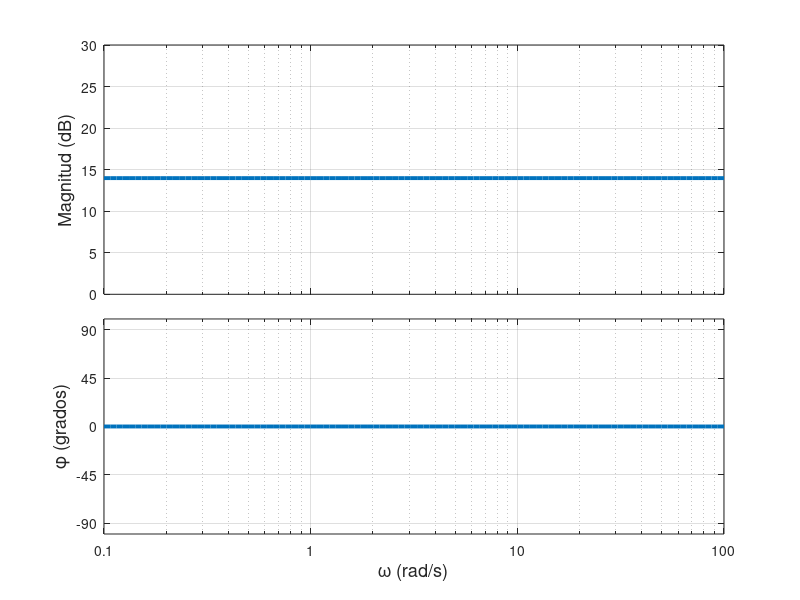
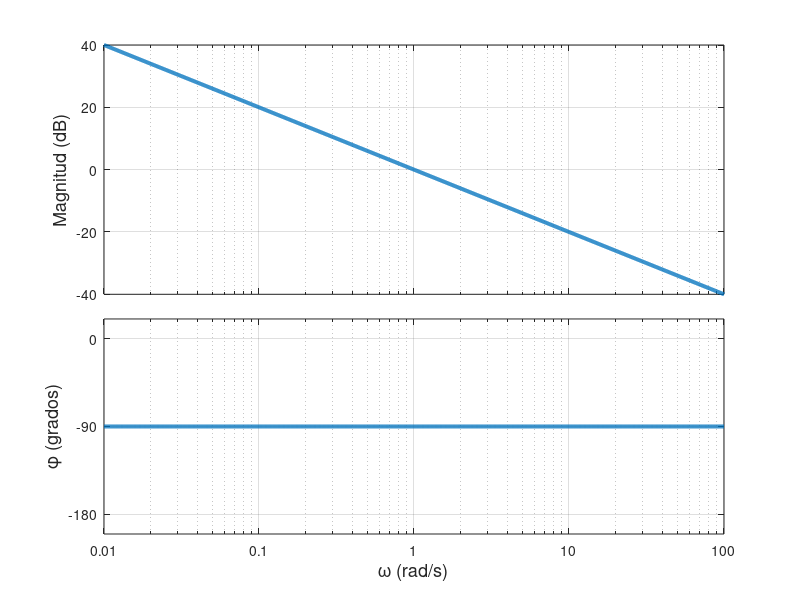
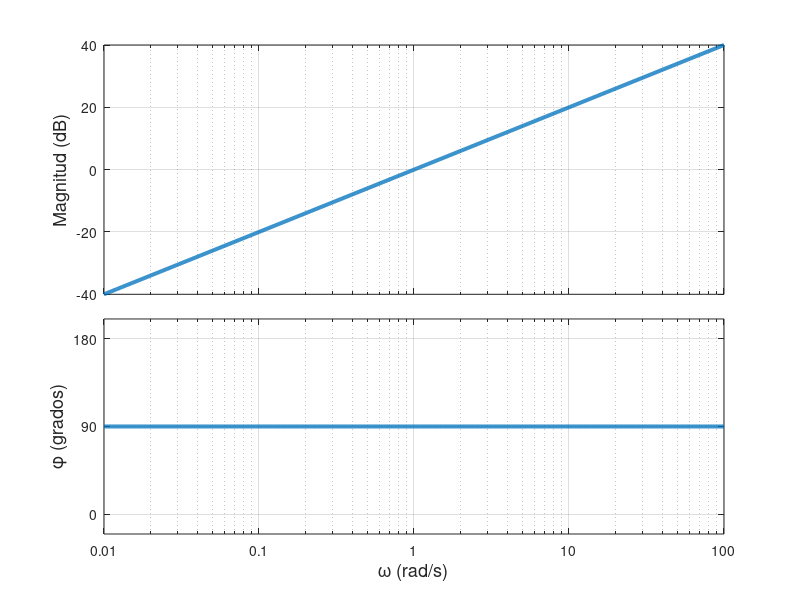
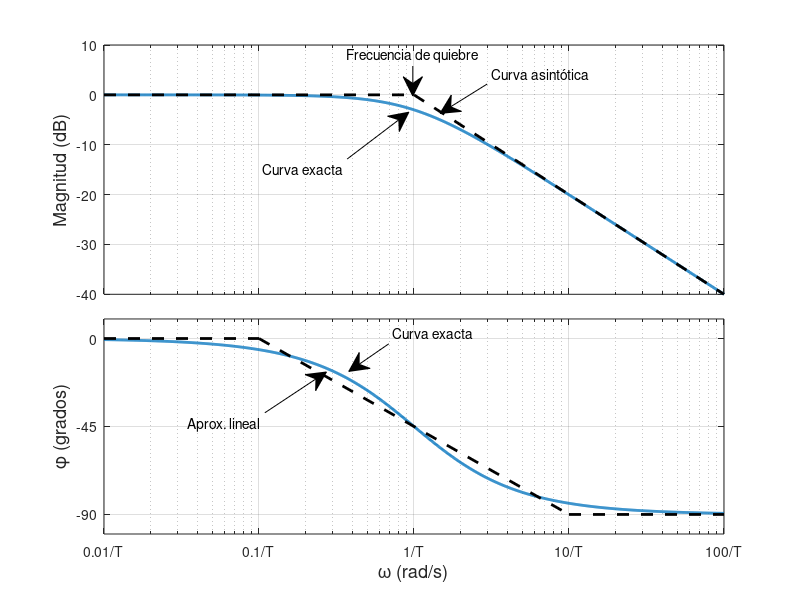

Recreate these plots in MATLAB, in order.
%% Basic factors in Bode plots
%% Gain K
close all
K = 5;
T = 1;
w = logspace(-1,2,100);
G1 = tf(K,1);
[magn,phase] = bode(G1,w);
figure(1), set(gcf, 'Position',  [200, 200, 600, 600])
subplot(15,1,1:8), semilogx(w,20*log10(squeeze(magn)),'LineWidth',2.8)
ylim([0 30]), ylabel('Magnitud (dB)','FontSize',13), grid on
set(gca,'Xticklabel',[])
subplot(15,1,9:15), semilogx(w,squeeze(phase),'LineWidth',2.8)
ylim([-100 100]), ylabel('\phi (grados)','FontSize',13), grid on
xlabel('\omega (rad/s)','FontSize',13)
xticks([1e-2 1e-1 1 1e1 1e2])
xticklabels({'0.01','0.1','1','10','100'})
yticks([-90 -45 0 45 90])
saveas(gcf,'../images/bodeGainK.svg')

%% Integral term 1/jw
close all
T = 1;
w = logspace(-1,2,100);
s = tf('s');
G1 = 1/s;
[magn,phase,w] = bode(G1,{1/(100*T),100*T});
figure(1), set(gcf, 'Position',  [200, 200, 600, 600])
subplot(15,1,1:8), semilogx(w,20*log10(squeeze(magn)),'LineWidth',2.8)
ylabel('Magnitud (dB)','FontSize',13), grid on
set(gca,'Xticklabel',[])
subplot(15,1,9:15), semilogx(w,squeeze(phase),'LineWidth',2.8)
ylim([-200 20]), ylabel('\phi (grados)','FontSize',13), grid on
xlabel('\omega (rad/s)','FontSize',13)
xticks([1e-2 1e-1 1 1e1 1e2])
xticklabels({'0.01','0.1','1','10','100'})
yticks([-180 -90 0])
saveas(gcf,'../images/bodeIntegral.svg')

%% Derivative term jw
close all
T = 1;
G1 = tf([1 0],1);
[magn,phase,w] = bode(G1,{1/(100*T),100*T});
figure(1), set(gcf, 'Position',  [200, 200, 600, 600])
subplot(15,1,1:8), semilogx(w,20*log10(squeeze(magn)),'LineWidth',2.8)
ylabel('Magnitud (dB)','FontSize',13), grid on
set(gca,'Xticklabel',[])
subplot(15,1,9:15), semilogx(w,squeeze(phase),'LineWidth',2.8)
ylim([-20 200]), ylabel('\phi (grados)','FontSize',13), grid on
xlabel('\omega (rad/s)','FontSize',13)
xticks([1e-2 1e-1 1 1e1 1e2])
xticklabels({'0.01','0.1','1','10','100'})
yticks([0 90 180])
saveas(gcf,'../images/bodeDerivative.svg')

%% First-order Integral term 1/(1 + jwT)
close all
s = tf('s');
T = 1;
figure(1), cla, set(gcf, 'Position',  [200, 200, 600, 600])
G1 = 1/(1 + s*T);
[magn,phase,w] = bode(G1,{1/(100*T),100*T});
magn = squeeze(magn);
phase = squeeze(phase);
subplot(15,1,1:8), semilogx(w,20*log10(magn),'LineWidth',2), hold on,
line([w(1) 1],[0 0],'LineWidth',2,'LineStyle','--','Color','k')
line([1 w(end)],[0 20*log10(magn(end))],'LineWidth',2,'LineStyle','--','Color','k')
annotation('textarrow',[0.516 0.516],[0.890 0.84],'String',{'Frecuencia de quiebre'});
annotation('textarrow',[0.331 0.408],[0.312 0.38],'String',{'Aprox. lineal'});
annotation('textarrow',[0.486 0.436],[0.427 0.381],'String',{'Curva exacta'});
ylim([-40 10]), ylabel('Magnitud (dB)','FontSize',13), grid on
set(gca,'Xticklabel',[])
subplot(15,1,9:15), semilogx(w,phase,'LineWidth',2), hold on
line([w(1) 0.1],[0 0],'LineWidth',2,'LineStyle','--','Color','k')
line([0.1 10],[0 -90],'LineWidth',2,'LineStyle','--','Color','k')
line([10 w(end)],[-90 -90],'LineWidth',2,'LineStyle','--','Color','k')
annotation('textarrow',[0.434 0.511],[0.735 0.813],'String',{'Curva exacta'});
annotation('textarrow',[0.609 0.550],[0.860 0.811],'String',{'Curva asintótica'});
ylim([-100 10]), ylabel('\phi (grados)','FontSize',13), grid on
xlabel('\omega (rad/s)','FontSize',13)
xticks([1e-2 1e-1 1 1e1 1e2])
xticklabels({'0.01/T','0.1/T','1/T','10/T','100/T'})
yticks([-90 -45 0])
saveas(gcf,'../images/bodeFirstOrderIntegral.svg')

%% First-order Derivative term 1/(1 + jwT)
close all
s = tf('s');
T = 1;
figure(1), cla, set(gcf, 'Position',  [200, 200, 600, 600])
G1 = (1 + s*T);
[magn,phase,w] = bode(G1,{1/(100*T),100*T});
magn = squeeze(magn);
phase = squeeze(phase);
subplot(15,1,1:8), semilogx(w,20*log10(magn),'LineWidth',2), hold on,
line([w(1) 1],[0 0],'LineWidth',2,'LineStyle','--','Color','k')
line([1 w(end)],[0 20*log10(magn(end))],'LineWidth',2,'LineStyle','--','Color','k')
annotation('textarrow',[0.518 0.518],[0.537 0.581],'String',{'Frecuencia de quiebre'});
annotation('textarrow',[0.347 0.426],[0.312 0.228],'String',{'Aprox. lineal'});
annotation('textarrow',[0.449 0.524],[0.705 0.615],'String',{'Curva exacta'});
ylim([-10 40]), ylabel('Magnitud (dB)','FontSize',13), grid on
set(gca,'Xticklabel',[])
subplot(15,1,9:15), semilogx(w,phase,'LineWidth',2), hold on
line([w(1) 0.1],[0 0],'LineWidth',2,'LineStyle','--','Color','k')
line([0.1 10],[0 90],'LineWidth',2,'LineStyle','--','Color','k')
line([10 w(end)],[90 90],'LineWidth',2,'LineStyle','--','Color','k')
annotation('textarrow',[0.542 0.465],[0.169 0.24],'String',{'Curva exacta'});
annotation('textarrow',[0.609 0.555],[0.569 0.618],'String',{'Curva asintótica'});
ylim([-10 100]), ylabel('\phi (grados)','FontSize',13), grid on
xlabel('\omega (rad/s)','FontSize',13)
xticks([1e-2 1e-1 1 1e1 1e2])
yticks([0 45 90])
xticklabels({'0.01/T','0.1/T','1/T','10/T','100/T'})
saveas(gcf,'../images/bodeFirstOrderDerivative.svg')

%% Second-order Integral term 1/(1 + (2 zeta jw)/wn + (jw/wn)^2)
close all
s = tf('s');
wn = 1;
zeta_vec = [0.1 0.2 0.3 0.5 0.7 1.0];
figure(1), cla, set(gcf, 'Position',  [200, 200, 600, 600])
for k = 1:length(zeta_vec)
    zeta = zeta_vec(k);
    G1 = 1/(1 + 2*zeta*s/wn + (s/wn)^2);
    [magn,phase,w] = bode(G1,{1/(100*T),100*T});
    magn = squeeze(magn);
    phase = squeeze(phase);
    subplot(15,1,1:8), semilogx(w,20*log10(magn),'LineWidth',2), hold on,
end
legend('\zeta = 0.1','\zeta = 0.2','\zeta = 0.3','\zeta = 0.5','\zeta = 0.7','\zeta = 1.0')
ylabel('Magnitud (dB)','FontSize',13), grid on, ylim([-80 20])
set(gca,'Xticklabel',[])
for k = 1:length(zeta_vec)
    zeta = zeta_vec(k);
    G1 = 1/(1 + 2*zeta*s/wn + (s/wn)^2);
    [magn,phase,w] = bode(G1,{1/(100*T),100*T});
    magn = squeeze(magn);
    phase = squeeze(phase);
    subplot(15,1,9:15), semilogx(w,phase,'LineWidth',2), hold on
end
legend('\zeta = 0.1','\zeta = 0.2','\zeta = 0.3','\zeta = 0.5','\zeta = 0.7','\zeta = 1.0')
ylim([-200 20]), ylabel('\phi (grados)','FontSize',13), grid on
xlabel('\omega/\omega_n','FontSize',13)
yticks([-180 -90 0])
saveas(gcf,'../images/bodeSecondOrderIntegral.svg')

%% Second-order Derivative term (1 + (2 zeta jw)/wn + (jw/wn)^2)
close all
s = tf('s');
T = 1;
wn = 1;
zeta_vec = [0.1 0.2 0.3 0.5 0.7 1.0];
figure(1), cla, set(gcf, 'Position',  [200, 200, 600, 600])
for k = 1:length(zeta_vec)
    zeta = zeta_vec(k);
    G1 = (1 + 2*zeta*s/wn + (s/wn)^2);
    [magn,phase,w] = bode(G1,{1/(100*T),100*T});
    magn = squeeze(magn);
    phase = squeeze(phase);
    subplot(15,1,1:8), semilogx(w,20*log10(magn),'LineWidth',2), hold on,
end
legend('\zeta = 0.1','\zeta = 0.2','\zeta = 0.3','\zeta = 0.5','\zeta = 0.7','\zeta = 1.0','Location','southeast')
ylabel('Magnitud (dB)','FontSize',13), grid on, ylim([-20 80])
set(gca,'Xticklabel',[])
for k = 1:length(zeta_vec)
    zeta = zeta_vec(k);
    G1 = (1 + 2*zeta*s/wn + (s/wn)^2);
    [magn,phase,w] = bode(G1,{1/(100*T),100*T});
    magn = squeeze(magn);
    phase = squeeze(phase);
    subplot(15,1,9:15), semilogx(w,phase,'LineWidth',2), hold on
end
legend('\zeta = 0.1','\zeta = 0.2','\zeta = 0.3','\zeta = 0.5','\zeta = 0.7','\zeta = 1.0','Location','southeast')
ylim([-20 200]), ylabel('\phi (grados)','FontSize',13), grid on
xlabel('\omega/\omega_n','FontSize',13)
yticks([0 90 180])
saveas(gcf,'../images/bodeSecondOrderDerivative.svg')

%% Example
clc
close all
defcol = [0, 0.4470, 0.7410;
     0.8500, 0.3250, 0.0980;
     0.9290, 0.6940, 0.1250;
     0.4940, 0.1840, 0.5560;
     0.4660, 0.6740, 0.1880;
     0.3010, 0.7450, 0.9330;
     0.6350, 0.0780, 0.1840];
T = 1;
s = tf('s');
G1 = tf(5,1);
G2 = 1/s;
G3 = 1/(1+0.5*s);
G4 = 1+0.1*s;
G5 = 1/(1 + 0.6*s/50 + (s/50)^2);
w = logspace(-3,3,100);
[magn1,phase1] = bode(G1,w);
[magn2,phase2] = bode(G2,w);
[magn3,phase3] = bode(G3,w);
[magn4,phase4] = bode(G4,w);
[magn5,phase5] = bode(G5,w);
magn1 = squeeze(magn1); phase1 = squeeze(phase1);
magn2 = squeeze(magn2); phase2 = squeeze(phase2);
magn3 = squeeze(magn3); phase3 = squeeze(phase3);
magn4 = squeeze(magn4); phase4 = squeeze(phase4);
magn5 = squeeze(magn5); phase5 = squeeze(phase5);
h1 = figure(1); set(gcf, 'Position',  [100, 100, 1000, 800])
subplot(15,1,1:8), set(gca, 'XScale', 'log'), hold on
mx1 = [w(1) w(end)];                  my1 = [20*log10(5) 20*log10(5)];
mx2 = [w(1) w(end)];                  my2 = [60 -60];
mx3 = [w(1) 2; 2 w(end)];             my3 = [0 0; 0 20*log10(magn3(end))];
mx4 = [w(1) 10; 10 w(end)];           my4 = [0 0; 0 20*log10(magn4(end))];
mx5 = [w(1) 50; 50 w(end)];           my5 = [0 0; 0 20*log10(magn5(end))];
semilogx(w,20*log10(magn1),'LineWidth',2, 'LineStyle','--','Color',min(defcol(1,:)+[0.25 0.25 0.25],ones(1,3)))
semilogx(w,20*log10(magn2),'LineWidth',2, 'LineStyle','--','Color',min(defcol(2,:)+[0.25 0.25 0.25],ones(1,3)))
semilogx(w,20*log10(magn3),'LineWidth',2, 'LineStyle','--','Color',min(defcol(3,:)+[0.25 0.25 0.25],ones(1,3)))
semilogx(w,20*log10(magn4),'LineWidth',2, 'LineStyle','--','Color',min(defcol(4,:)+[0.25 0.25 0.25],ones(1,3)))
semilogx(w,20*log10(magn5),'LineWidth',2, 'LineStyle','--','Color',min(defcol(5,:)+[0.25 0.25 0.25],ones(1,3)))

hl1 = line(mx1,my1,'LineWidth',2,'LineStyle','-','Color',defcol(1,:));
hl2 = line(mx2,my2,'LineWidth',2,'LineStyle','-','Color',defcol(2,:));
hl3 = line(mx3,my3,'LineWidth',2,'LineStyle','-','Color',defcol(3,:));
hl4 = line(mx4,my4,'LineWidth',2,'LineStyle','-','Color',defcol(4,:));
hl5 = line(mx5,my5,'LineWidth',2,'LineStyle','-','Color',defcol(5,:));

legend([hl1,hl2,hl3(1),hl4(1),hl5(1)],'|G_1(j\omega)|','|G_2(j\omega)|','|G_3(j\omega)|','|G_4(j\omega)|','|G_5(j\omega)|','Location','southwest')
ylabel('Magnitud (dB)','FontSize',13), grid on
set(gca,'Xticklabel',[])
axis([1e-2 1e3 -60 60])

subplot(15,1,9:15), set(gca, 'XScale', 'log'), hold on
px1 = [w(1) w(end)];                 py1 = [0 0];                   
px2 = [w(1) w(end)];                 py2 = [-90 -90];                   
px3 = [w(1) 0.2; 0.2 20; 20 w(end)]; py3 = [0 0; 0 -90; -90 -90];      
px4 = [w(1) 1; 1 100; 100 w(end)];   py4 = [0 0; 0  90;  90  90];      
px5 = [w(1) 5; 5 500; 500 w(end)];   py5 = [0 0; 0 -180; -180 -180];      
semilogx(w,phase1,'LineWidth',2,'LineStyle','--','Color',min(defcol(1,:)+[0.25 0.25 0.25],ones(1,3)))
semilogx(w,phase2,'LineWidth',2,'LineStyle','--','Color',min(defcol(2,:)+[0.25 0.25 0.25],ones(1,3)))
semilogx(w,phase3,'LineWidth',2,'LineStyle','--','Color',min(defcol(3,:)+[0.25 0.25 0.25],ones(1,3)))
semilogx(w,phase4,'LineWidth',2,'LineStyle','--','Color',min(defcol(4,:)+[0.25 0.25 0.25],ones(1,3)))
semilogx(w,phase5,'LineWidth',2,'LineStyle','--','Color',min(defcol(5,:)+[0.25 0.25 0.25],ones(1,3)))

hl1 = line(px1,py1,'LineWidth',2,'LineStyle','-','Color',defcol(1,:));
hl2 = line(px2,py2,'LineWidth',2,'LineStyle','-','Color',defcol(2,:));
hl3 = line(px3,py3,'LineWidth',2,'LineStyle','-','Color',defcol(3,:));
hl4 = line(px4,py4,'LineWidth',2,'LineStyle','-','Color',defcol(4,:));
hl5 = line(px5,py5,'LineWidth',2,'LineStyle','-','Color',defcol(5,:));

ylabel('\phi (grados)','FontSize',13), grid on
xlabel('\omega (rad/s)','FontSize',13)
legend([hl1,hl2,hl3(1),hl4(1),hl5(1)],'\angleG_1(j\omega)','\angleG_2(j\omega)','\angleG_3(j\omega)','\angleG_4(j\omega)','\angleG_5(j\omega)','Location','southwest')
xticks([1e-3 1e-2 1e-1 1 1e1 1e2 1e3])
xticklabels({'0.001','0.01','0.1','1','10','100','1000'})
yticks([-180 -135 -90 -45 0 45 90 135])
axis([1e-2 1e3 -200 110])
% exportgraphics(gcf,'../images/bodeExample1a.eps')
saveas(gcf,'../images/bodeExample1a.svg')

%%
close all
G = G1*G2*G3*G4*G5;
[magn,phase,w] = bode(G,w);
magn = squeeze(magn); phase = squeeze(phase);
h2 = figure(2); set(gcf, 'Position',  [1000, 100, 1000, 800])
subplot(15,1,1:8), hold on
set(gca, 'XScale', 'log')
mx = [0.001 2; 2 10; 10 50; 50 1000];
my = [73.98 7.96; 7.96 -20; -20 -34.2; -34.2 -112.2];
hl1 = line(mx,my,'LineWidth',2,  'LineStyle','--','Color','k');
hl2 = semilogx(w,20*log10(magn),'LineWidth',2.8);
ylabel('Magnitud (dB)','FontSize',13), grid on
set(gca,'Xticklabel',[])
xlim([0.01 1000])
legend([hl1(1), hl2], 'Aprox. lineal', 'Curva exacta')

subplot(15,1,9:15), hold on
set(gca, 'XScale', 'log')
px = [0.001 0.2; 0.2 1;1 5; 5 20; 20 100; 100 500; 500 1000];
py = [-90 -90; -90 -121.45; -121.45 -125.1; -125.1 -175.7;...
      -175.7 -207.1; -207.1 -270; -270 -270];     
hl1 = line(px,py,'LineWidth',2,'LineStyle','--','Color','k');
hl2 = semilogx(w,phase,'LineWidth',2.8);
ylim([-280 -80])
xlim([0.01 1000])
legend([hl1(1), hl2], 'Aprox. lineal', 'Curva exacta')
ylabel('\phi (grados)','FontSize',13), grid on
xlabel('\omega (rad/s)','FontSize',13)
xticks([1e-2 1e-1 1 1e1 1e2 1e3])
xticklabels({'0.01','0.1','1','10','100','1000'})
yticks([-360 -315 -270 -225 -180 -135 -90 -45 0])
exportgraphics(gcf,'../images/bodeExample1b.eps')

%% Phase and gain margins
close all
s = tf('s');
L = 1/(s*(s+1)*(0.2*s+1));
w = logspace(-1,1,100);
[magn,phase] = bode(L,w);
magn = squeeze(magn);
phase = squeeze(phase);
h3 = figure(3); set(gcf, 'Position',  [100, 100, 800, 800])
subplot(15,1,1:8), grid on
semilogx(w,20*log10(magn),'LineWidth',2.8);
ylabel('Magnitud (dB)','FontSize',13), grid on
set(gca,'Xticklabel',[])
subplot(15,1,9:15), grid on
semilogx(w,phase,'LineWidth',2.8);
ylabel('\phi (grados)','FontSize',13), grid on
xlabel('\omega (rad/s)','FontSize',13)
xticks([1e-1 1 1e1])
xticklabels({'0.1','1','10'})
yticks([-315 -270 -225 -180 -135 -90])

[Gm,Pm,Wcg,Wcp] = margin(L);

%% Lead Compensator
close all
s = tf('s');
Kc = 1; alpha = 0.1; T = 1;
Gc = Kc*alpha*(s*T+1)/(s*alpha*T+1);
w = logspace(-1,2,1001);
[magn,phase,w] = bode(Gc,w);
magn = squeeze(magn); phase = squeeze(phase);
h3 = figure(3); set(gcf, 'Position',  [1000, 100, 800, 800])
subplot(15,1,1:8), hold on
set(gca, 'XScale', 'log')
mx = [0.1 1; 1 10; 10 100];
my = [-20 -20; -20 0; 0 0];
hl1 = line(mx,my,'LineWidth',2,  'LineStyle','--','Color','k');
hl2 = semilogx(w,20*log10(magn),'LineWidth',2.8);
ylabel('Magnitud (dB)','FontSize',13), grid on
set(gca,'Xticklabel',[])
xlim([0.1 100])
ylim([-25 5])
yticks([-20 -10 0 10])
% legend([hl1(1), hl2], 'Aprox. lineal', 'Curva exacta')

subplot(15,1,9:15), hold on
set(gca, 'XScale', 'log')
hl2 = semilogx(w,phase,'LineWidth',2.8);
xlim([0.1 100])
ylim([0 90])
% legend([hl1(1), hl2], 'Aprox. lineal', 'Curva exacta')
ylabel('\phi (grados)','FontSize',13), grid on
xlabel('\omega (rad/s)','FontSize',13)
xticks([1e-1 1 1e1 1e2])
xticklabels({'0.1/T','1/T','10/T','100/T'})
yticks([0 30 60 90])
exportgraphics(gcf,'../images/bodeLeadComp.eps')

%% Lead Compensator Example
s = tf('s');
G1 = 40/(s*(s+2));
margin(G1)
exportgraphics(gcf,'../images/bodeLeadCompExample.eps')
%% Bode diagrams
close all
s = tf('s');
w = logspace(0,2,1001);
G = 4/(s*(s+2));
K = 10.1021;
Gc = K*(0.2036*s+1)/(0.0497*s+1);
figure(1), set(gcf, 'Position',  [50, 200, 800, 600])
cla, hold on
[magnu,phaseu] = bode(G,w);
[magnc,phasec] = bode(G*Gc,w);

magnu = squeeze(magnu); phaseu = squeeze(phaseu);
magnc = squeeze(magnc); phasec = squeeze(phasec);
subplot(15,1,1:8), cla, hold on
set(gca, 'XScale', 'log')
semilogx(w,20*log10(magnu),'LineWidth',2)
semilogx(w,20*log10(magnc),'LineWidth',2)
ylabel('Magnitud (dB)','FontSize',13), grid on
set(gca,'Xticklabel',[])
legend('G(s)','G_c(s)G(s)')

subplot(15,1,9:15), cla, hold on
set(gca, 'XScale', 'log')
semilogx(w,phaseu,'LineWidth',2)
semilogx(w,phasec,'LineWidth',2)
ylabel('\phi (grados)','FontSize',13), grid on
xlabel('\omega (rad/s)','FontSize',13)
legend('G(s)','G_c(s)G(s)')
yticks(-180:30:-90)
exportgraphics(gcf,'../images/bodeLeadCompExampleComparison.eps')

%% Step response of compensated system
t = linspace(0,6,1001);
yu = step(feedback(G,1),t);
yc = step(feedback(G*Gc,1),t);
figure(1), set(gcf, 'Position',  [50, 200, 800, 600])
cla, hold on
line([0 6],[1 1],'Color','k','LineStyle','--','LineWidth',1.5)
p1 = plot(t,yu,'LineWidth',2.8);
p2 = plot(t,yc,'LineWidth',2.8);
grid on
xlabel('Time [s]'), ylabel('y(t)')
legend([p1,p2],'No compensado','Compensado')
exportgraphics(gcf,'../images/bodeLeadCompExampleStep.eps')

%% Ramp response of compensated system
t = linspace(0,6,1001);
yu = step(feedback(G,1)/s,t);
yc = step(feedback(G*Gc,1)/s,t);
figure(1), set(gcf, 'Position',  [50, 200, 800, 600])
cla, hold on
line([0 6],[0 6],'Color','k','LineStyle','--','LineWidth',1.5)
p1 = plot(t,yu,'LineWidth',2.8);
p2 = plot(t,yc,'LineWidth',2.8);
grid on
xlabel('Time [s]'), ylabel('y(t)')
legend([p1,p2],'No compensado','Compensado','Location','east')
exportgraphics(gcf,'../images/bodeLeadCompExampleRamp.eps')


